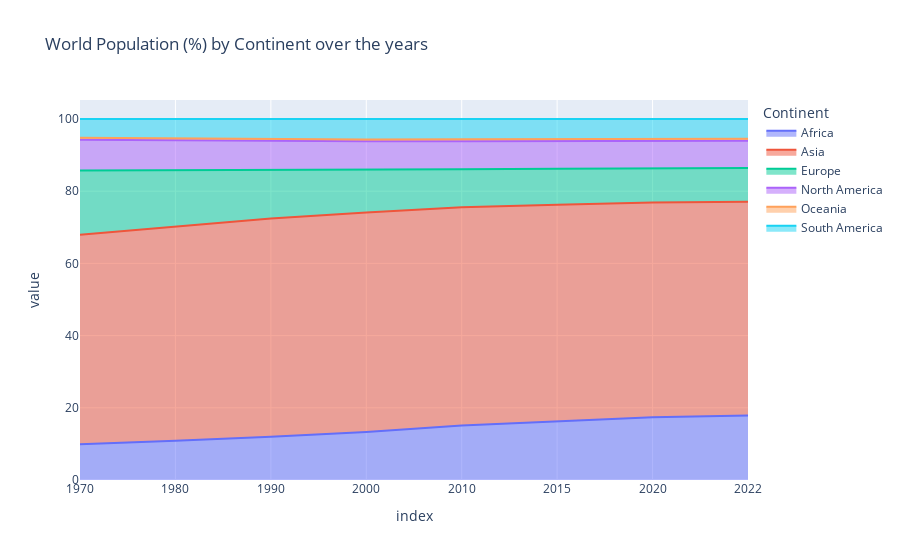

The code cell stored with this chart in its notebook:
### Code cell
fig = px.area(wp_df_gb, title='World Population (%) by Continent over the years', groupnorm='percent')
fig.show()

### Figure 1 — Plotly figure (JSON) as saved in the notebook; plotly's stock layout.template omitted (floating-point values rounded to 4 significant figures)
{"data": [{"groupnorm": "percent", "hovertemplate": "Continent=Africa<br>index=%{x}<br>value=%{y}<extra></extra>", "legendgroup": "Africa", "line": {"color": "#636efa"}, "marker": {"symbol": "circle"}, "mode": "lines", "name": "Africa", "orientation": "v", "showlegend": true, "stackgroup": "1", "type": "scatter", "x": ["1970", "1980", "1990", "2000", "2010", "2015", "2020", "2022"], "xaxis": "x", "y": [365444348, 481536377, 638150629, 818946032, 1055228072, 1201102442, 1360671810, 1426730932], "yaxis": "y"}, {"groupnorm": "percent", "hovertemplate": "Continent=Asia<br>index=%{x}<br>value=%{y}<extra></extra>", "legendgroup": "Asia", "line": {"color": "#EF553B"}, "marker": {"symbol": "circle"}, "mode": "lines", "name": "Asia", "orientation": "v", "showlegend": true, "stackgroup": "1", "type": "scatter", "x": ["1970", "1980", "1990", "2000", "2010", "2015", "2020", "2022"], "xaxis": "x", "y": [2144906290, 2635334228, 3210563577, 3735089604, 4220041327, 4458250182, 4663086535, 4721383274], "yaxis": "y"}, {"groupnorm": "percent", "hovertemplate": "Continent=Europe<br>index=%{x}<br>value=%{y}<extra></extra>", "legendgroup": "Europe", "line": {"color": "#00cc96"}, "marker": {"symbol": "circle"}, "mode": "lines", "name": "Europe", "orientation": "v", "showlegend": true, "stackgroup": "1", "type": "scatter", "x": ["1970", "1980", "1990", "2000", "2010", "2015", "2020", "2022"], "xaxis": "x", "y": [655923991, 692527159, 720320797, 726093423, 735613934, 741535608, 745792196, 743147538], "yaxis": "y"}, {"groupnorm": "percent", "hovertemplate": "Continent=North America<br>index=%{x}<br>value=%{y}<extra></extra>", "legendgroup": "North America", "line": {"color": "#ab63fa"}, "marker": {"symbol": "circle"}, "mode": "lines", "name": "North America", "orientation": "v", "showlegend": true, "stackgroup": "1", "type": "scatter", "x": ["1970", "1980", "1990", "2000", "2010", "2015", "2020", "2022"], "xaxis": "x", "y": [315434606, 368293361, 421266425, 486069584, 542720651, 570383850, 594236593, 600296136], "yaxis": "y"}, {"groupnorm": "percent", "hovertemplate": "Continent=Oceania<br>index=%{x}<br>value=%{y}<extra></extra>", "legendgroup": "Oceania", "line": {"color": "#FFA15A"}, "marker": {"symbol": "circle"}, "mode": "lines", "name": "Oceania", "orientation": "v", "showlegend": true, "stackgroup": "1", "type": "scatter", "x": ["1970", "1980", "1990", "2000", "2010", "2015", "2020", "2022"], "xaxis": "x", "y": [19480270, 22920240, 26743822, 31222778, 37102764, 40403283, 43933426, 45038554], "yaxis": "y"}, {"groupnorm": "percent", "hovertemplate": "Continent=South America<br>index=%{x}<br>value=%{y}<extra></extra>", "legendgroup": "South America", "line": {"color": "#19d3f3"}, "marker": {"symbol": "circle"}, "mode": "lines", "name": "South America", "orientation": "v", "showlegend": true, "stackgroup": "1", "type": "scatter", "x": ["1970", "1980", "1990", "2000", "2010", "2015", "2020", "2022"], "xaxis": "x", "y": [192947156, 241789006, 297146415, 349634282, 393078250, 413134396, 431530043, 436816608], "yaxis": "y"}], "layout": {"legend": {"title": {"text": "Continent"}, "tracegroupgap": 0}, "title": {"text": "World Population (%) by Continent over the years"}, "xaxis": {"anchor": "y", "domain": [0, 1], "title": {"text": "index"}}, "yaxis": {"anchor": "x", "domain": [0, 1], "title": {"text": "value"}}}}
